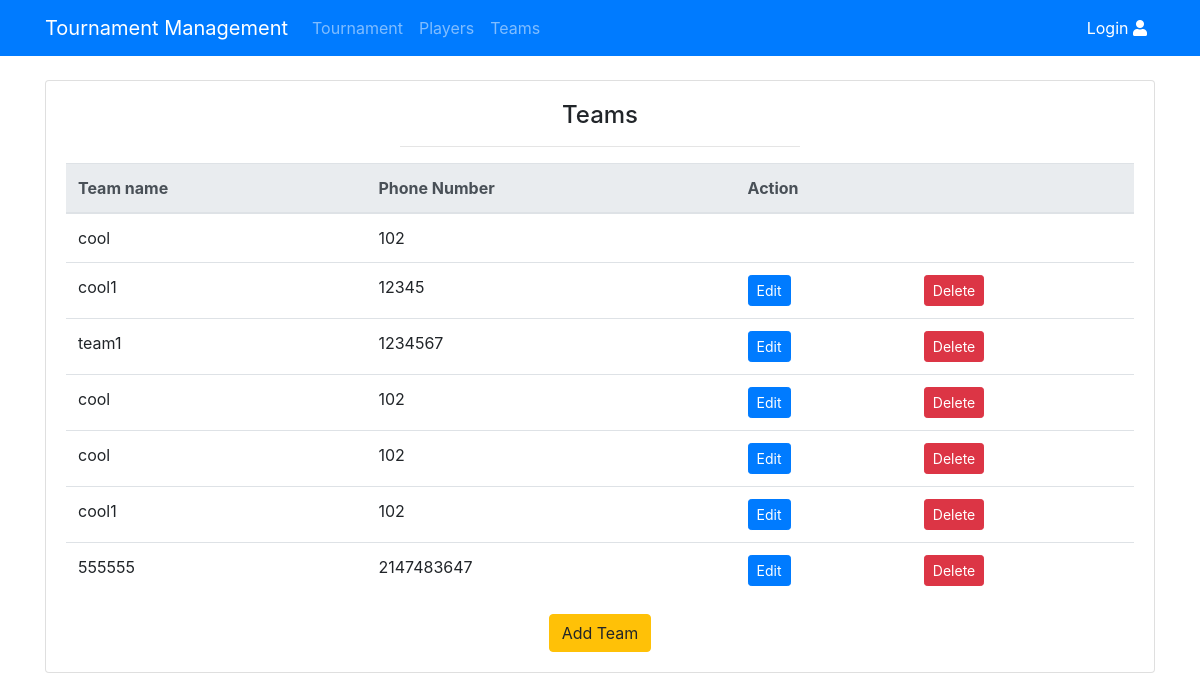
/view/tview.php, run on an earlier commit of the app's database.
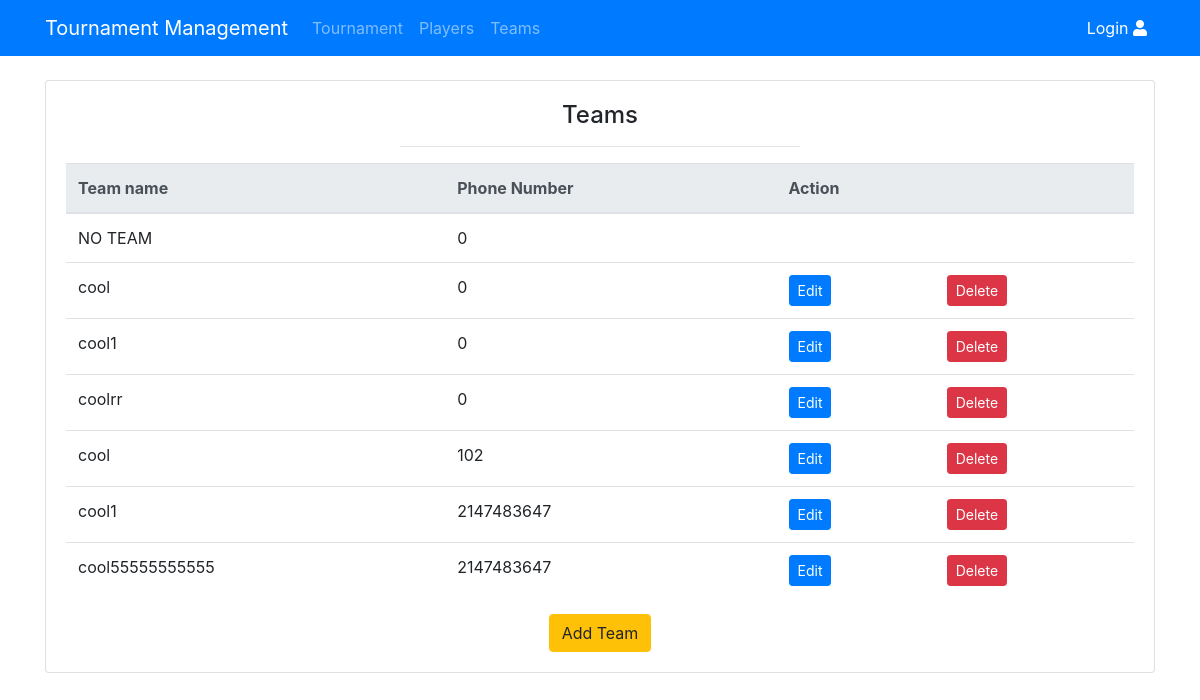
And on a later commit of the database.
### tables this page shows
CREATE TABLE `team` (
  `team_id` int(11) NOT NULL,
  `team_phone` int(11) NOT NULL,
  `team_name` varchar(255) NOT NULL,
  `tournament_id` int(11) NOT NULL
);

### server.php (called while the page is built, shortened)
<?php
    $update = false;
?>

### view/tview.php (the view, shortened to what this page needs)
<?php  include('../server.php'); ?>
<?php  include('header.php'); ?>
<!DOCTYPE html>
<html>
<head>
    <link rel="stylesheet" href="https://stackpath.bootstrapcdn.com/bootstrap/4.3.1/css/bootstrap.min.css">
    <link rel="stylesheet" href="https://use.fontawesome.com/releases/v5.6.3/css/all.css">
</head>
<body>
    <div class="container mt-4 mb-4">
        <div class="row  justify-content-center">
            <div class="col-lg-12">
        <div class="card">
            <article class="card-body">
                <h4 class="card-title text-center">Teams</h4>
                <hr>
                <form method="post" action="../server.php" >
                <?php $results = mysqli_query($db, "SELECT * FROM team"); ?>
                <table class="table">
                    <thead class="thead-light">
                        <tr>
                            <th scope="col">Team name</th>
                            <th scope="col">Phone Number</th>
                            <th scope="col" colspan="2">Action</th>
                        </tr>
                    </thead>
                    <tbody>
                    <?php $results2 = mysqli_query($db, 'SELECT * FROM team WHERE team_id = "'.$id.'"'); ?>
                    <?php if ($update == true): ?>
                    <?php while ($row = mysqli_fetch_array($results2)) { $tid = $row['team_id']; ?>
                    <input type="hidden" name="tid" value="<?php echo $tid; ?>">
                    <tr>
                    <td><input class="form-control" type="text" value = '<?php echo $row['team_name']; ?>' name="team_name"></td>
                    <td><input class="form-control" type="text" value = '<?php echo $row['team_phone']; ?>' name="team_phone"></td>
                    <td>
                        <button class="btn btn-warning btn-sm" type="submit" name="updatet">Update</button>
                    </td>
                    <?php } ?>
                    </tr>
                    <?php else: ?>
                    <?php while ($row = mysqli_fetch_array($results)) { ?>
                    <tr>
                        <td><?php echo $row['team_name']; ?></td>
                        <td><?php echo $row['team_phone']; ?></td>
                        <?php $tmid = $row['team_id'];?>
                        <?php if($tmid == 1){ echo NULL;}else{?>
                        <td>
                            <a href="tview.php?edittm=<?php echo $tmid;?>" class="btn btn-primary btn-sm">Edit</a>
                        </td>
                        <td>
                            <a href="../server.php?deltm=<?php if($tmid == 1){ echo NULL;}else{echo $tmid;} ?>" class="btn btn-danger btn-sm">Delete</a>
                        </td>
                        <?php } ?>
                    </tr>
                <?php } ?>
                <?php endif ?>
                </form>
                <div class="row justify-content-center">
                <a class="btn btn-warning btn-md justify-content-end" href = "../teams.php" name="addt">Add Team</a>
                </div>
        </div>
            </div>
        </div>
    </div>
</body>
</html>

What changed in the data, as far as the page shows it:
changed team: team_name "cool" → "NO TEAM"; team_phone "102" → "0"
changed team (number 2 of 7 on the later page): team_name "cool1" → "cool"; team_phone "12345" → "0"
changed team (number 3 of 7 on the later page): team_name "team1" → "cool1"; team_phone "1234567" → "0"
changed team: team_name "cool" → "coolrr"; team_phone "102" → "0"
changed team (number 6 of 7 on the later page): team_phone "102" → "2147483647"
changed team: team_name "555555" → "cool55555555555"
